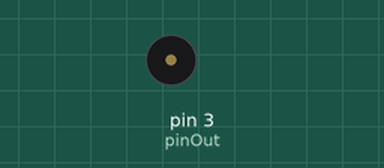
The sketch below on a simulated Arduino Uno, built with avr-gcc and run on an emulated ATmega328P. Parts: buzzer (waves = sounding).

Above: at 0.1 s.
At 50.8 s:
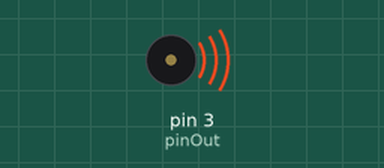
Timing chart, 0 to 53.2 s (numbered marks = the images above):
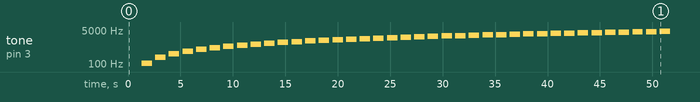

The sketch:

Genera_Tone.ino
```cpp
/*FECHA: 20/04/2020
 *AUTOR:Elias Montenegro Ramos
 *DESCRIPCIÓN DEL PROGRAMA:Generamos por el pin 3 PWM para generar
 *Diferentes tonos.
 */

void setup()
   {
    int pinOut =3;
    int freq =110;
    int duracion = 1000;
    for(int i=0; i<40; i++)
       {
       tone(pinOut, freq*i, duracion);
       int pausaEntreNotas =duracion * 1.30;
       delay(pausaEntreNotas);
       noTone(3);
       }
   }

void loop()
{

}
```
